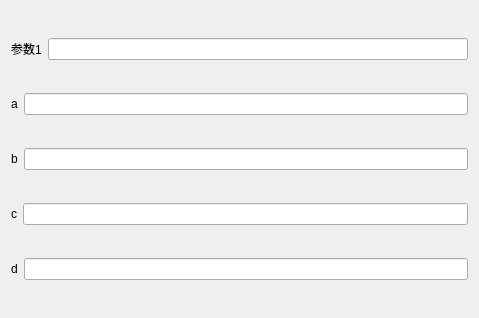
<?xml version="1.0" encoding="UTF-8"?>
<ui version="4.0">
 <class>FactorySettings</class>
 <widget class="QWidget" name="FactorySettings">
  <property name="geometry">
   <rect>
    <x>0</x>
    <y>0</y>
    <width>479</width>
    <height>318</height>
   </rect>
  </property>
  <property name="windowTitle">
   <string>Form</string>
  </property>
  <layout class="QVBoxLayout" name="verticalLayout">
   <item>
    <layout class="QHBoxLayout" name="horizontalLayout">
     <item>
      <widget class="QLabel" name="label">
       <property name="text">
        <string>参数1</string>
       </property>
      </widget>
     </item>
     <item>
      <widget class="LineEdit" name="lineEdit"/>
     </item>
    </layout>
   </item>
   <item>
    <layout class="QHBoxLayout" name="horizontalLayout_2">
     <item>
      <widget class="QLabel" name="label_2">
       <property name="text">
        <string>a</string>
       </property>
      </widget>
     </item>
     <item>
      <widget class="LineEdit" name="lineEdit_2"/>
     </item>
    </layout>
   </item>
   <item>
    <layout class="QHBoxLayout" name="horizontalLayout_3">
     <item>
      <widget class="QLabel" name="label_3">
       <property name="text">
        <string>b</string>
       </property>
      </widget>
     </item>
     <item>
      <widget class="LineEdit" name="lineEdit_3"/>
     </item>
    </layout>
   </item>
   <item>
    <layout class="QHBoxLayout" name="horizontalLayout_4">
     <item>
      <widget class="QLabel" name="label_4">
       <property name="text">
        <string>c</string>
       </property>
      </widget>
     </item>
     <item>
      <widget class="LineEdit" name="lineEdit_4"/>
     </item>
    </layout>
   </item>
   <item>
    <layout class="QHBoxLayout" name="horizontalLayout_5">
     <item>
      <widget class="QLabel" name="label_5">
       <property name="text">
        <string>d</string>
       </property>
      </widget>
     </item>
     <item>
      <widget class="LineEdit" name="lineEdit_5"/>
     </item>
    </layout>
   </item>
  </layout>
 </widget>
 <customwidgets>
  <customwidget>
   <class>LineEdit</class>
   <extends>QLineEdit</extends>
   <header>LineEdit.h</header>
  </customwidget>
 </customwidgets>
 <resources/>
 <connections/>
</ui>
